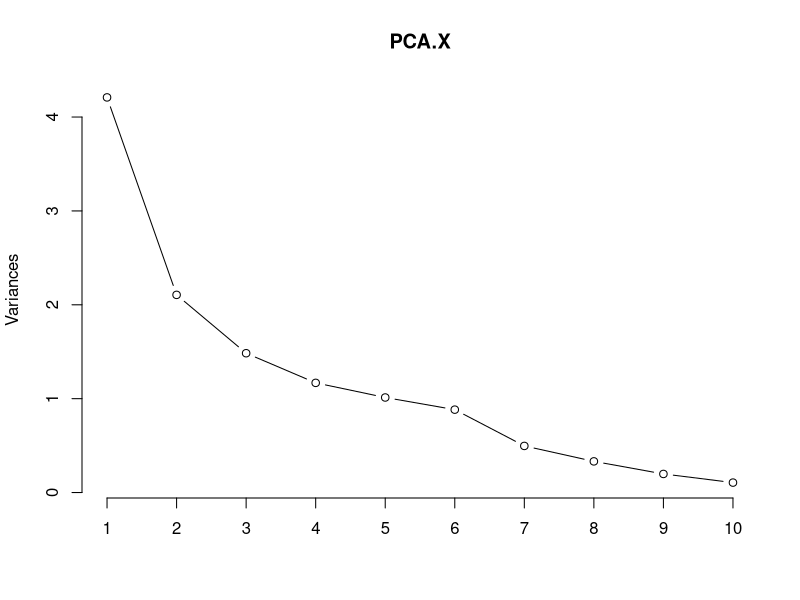
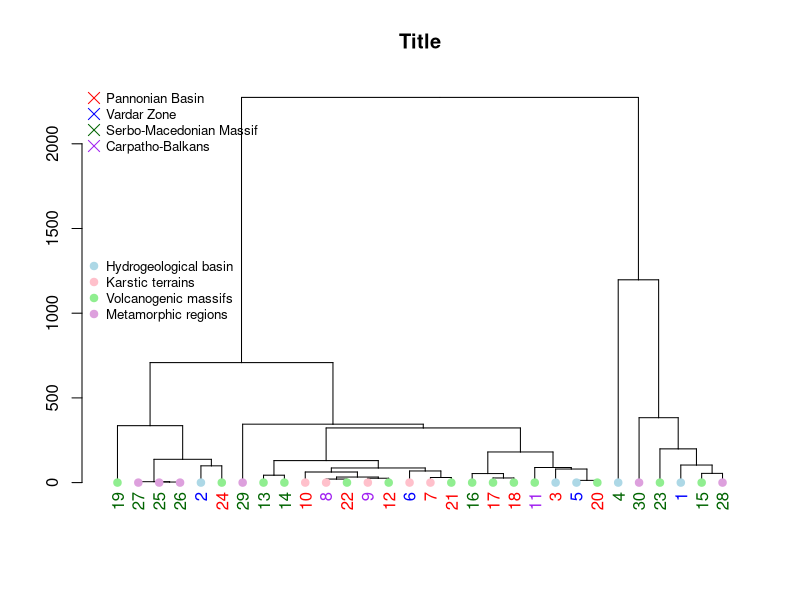

The R source for these figures, in order:
## ---- chunk 1
knitr::opts_chunk$set(echo = TRUE)
## ---- chunk 2
data <- read.csv(file.path("..","Data","Data.csv"), header=TRUE)
names(data) <- c("No.", "Name", "Temp", 
              "pH",
              "EC", 
              "TS", 
              "CA2+", 
              "Mg2+", 
              "NA+", 
              "k+", 
              "Cl-", 
              "SO2-4", 
              "HCO-3", 
              "SiO2",
              "Geological Structure",
              "Geotectonic Zone")

X = data[,3:14]
## ---- chunk 3
#Correlation Matrix
corr_mat = round(cor(X), 3) 
corr_mat
## ---- chunk 4
#PCA
PCA.X = prcomp(X, center=TRUE, scale = TRUE)
PCA.X
summary(PCA.X)
## ---- chunk 5
#PCA Loadings
round(PCA.X$rotation, 3)
## ---- chunk 6
#Scree Plot
plot(PCA.X, type="l")
## ---- chunk 7
### Factor analysis
faresult = factanal(X, factors=4)
faresult
## ---- chunk 8
#Hierachical Clustering
dist <- dist(X[ , c(4:8)] , diag=TRUE)
hc <- hclust(dist)
## ---- chunk 9
#Dendrogram
dhc <- as.dendrogram(hc)                        

#Dendrogram colours
i=0
colLab<<-function(n){
  if(is.leaf(n)){
    a=attributes(n)
    m=match(attributes(n)$label,data[,1])
    
    #Zone Colours
    zone=data[m,16];
    if(zone=="Pannonian Basin"){col_zone="blue"};
    if(zone=="Vardar Zone"){col_zone="red"}; 
    if(zone=="Serbo-Macedonian Massif"){col_zone="darkgreen"}; 
    if(zone=="Carpatho-Balkans"){col_zone="purple"}
    
    #Structure Colours
    structure=data[m,15];
    if(structure=="Hydrogeological basin"){col_structure="lightblue"};
    if(structure=="Karstic terrains"){col_structure="pink"};
    if(structure=="Volcanogenic massifs"){col_structure="lightgreen"};
    if(structure=="Metamorphic regions"){col_structure="plum"} 
    
    #Leaf attributes
    attr(n,"nodePar")<-c(a$nodePar,list(cex=1.5,lab.cex=1,pch=20,col=col_structure,lab.col=col_zone,lab.font=1,lab.cex=1))
  }
  return(n)
}

dL <- dendrapply(dhc, colLab)

#Plot
plot(dL , main="Title")

#Legend for zones
legend("topleft",
       legend = c("Pannonian Basin" , "Vardar Zone" , "Serbo-Macedonian Massif" , "Carpatho-Balkans"), 
       col = c("red", "blue" , "Darkgreen", "Purple"),
       pch = c(4,4,4,4), bty = "n",  pt.cex = 1.5, cex = 0.8,
       text.col = "black", horiz = FALSE,
       inset= c(0,0))

#Legend for structures      
legend("left",
       legend = c("Hydrogeological basin", "Karstic terrains", "Volcanogenic massifs", "Metamorphic regions"), 
       col = c("lightblue","pink", "lightgreen", "plum"),
       pch = c(20,20,20,20), bty = "n",  pt.cex = 1.5, cex = 0.8,
       text.col = "black", horiz = FALSE,
       inset= c(0,0))
